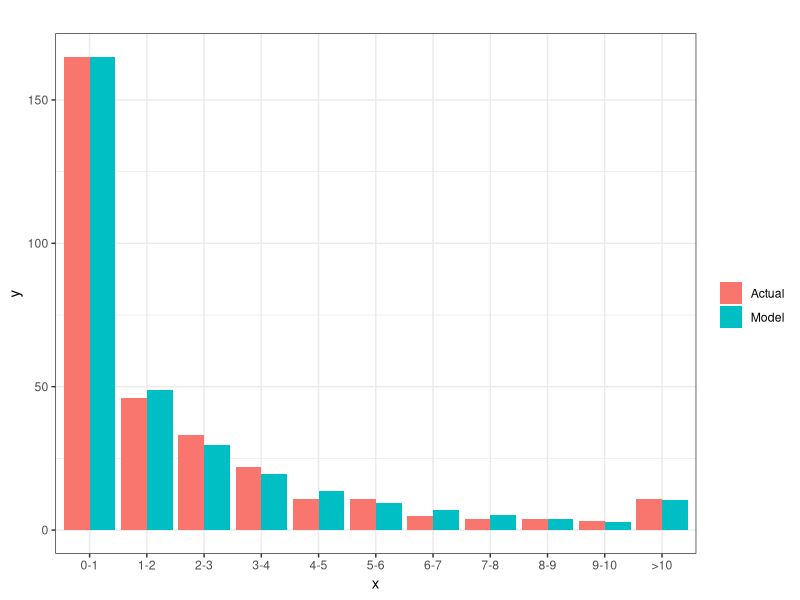

Source code (R):
library(tidyverse)


#War Data from Schmittlen and Morrison 1980

Dropped <- c(165, 46, 33, 22, 11, 11, 5, 4, 4, 3)
Tstart <- c(0:9);
Tend <- Tstart+1;
R = 315-sum(Dropped);

#Create a logsumexp function to avoid computation error
logsumexp <- function (a,b) {
  
  c = pmax(a,b);
  return (c + log(exp(a-c)+exp(b-c))) ;
  
}

logdiffexp <- function (a,b) {
  
  c = pmax(a,b);
  return (c + log(exp(a-c)-exp(b-c))) ;
  
}


Weibull_Exp_LL <- function(par,Tstart,Tend,Dropped,R) {
  
  r=par[1];
  shape=par[2];
  scale=par[3];
  p=par[4];
  t=length(Tend);
  
  #uncensored part
  #Exponential piece
  LL1=log(1-p)+logdiffexp( 
    pexp(Tstart, r, lower = FALSE, log = TRUE),
    pexp(Tend, r, lower = FALSE, log = TRUE));

  #Weibull piece
  LL2=log(p)+logdiffexp( 
    pweibull(Tstart, shape, scale, lower = FALSE, log = TRUE),
    pweibull(Tend, shape, scale, lower = FALSE, log = TRUE));
  
  #combined
  LLu = Dropped*logsumexp(LL1,LL2);
  
  #censored part
  
  #Exponential piece
  LL1=log(1-p)+pexp(Tend[t], r, lower = FALSE, log = TRUE);
    
  #Weibull piece
  LL2=log(p)+pweibull(Tend[t], shape, scale, lower = FALSE, log = TRUE);
  
  #combined
  LLc = R*logsumexp(LL1,LL2);
  
  return (-sum(LLu)-sum(LLc));
}


solution=optim(par=c(2.5,1,2.5,.5),fn=Weibull_Exp_LL,
               Tstart=Tstart,Tend=Tend,Dropped=Dropped,R=R,
               method="L-BFGS-B",
               lower=c(1e-5,1e-5,1e-5,1e-5), upper=c(Inf,Inf,Inf,.999))


###Survival function
WE_exp <- function(par,Tstart,Tend,N) {
  
  r=par[1];
  shape=par[2];
  scale=par[3];
  p=par[4];
  t=length(Tend);
  
  lp1 = log(1-p) + logdiffexp(pexp(Tstart, r, lower = FALSE, log = TRUE),
                                 pexp(Tend, r, lower = FALSE, log = TRUE));
    
  lp2 = log(p) + logdiffexp(pweibull(Tstart, shape, scale, lower = FALSE, log = TRUE),
                            pweibull(Tend, shape, scale, lower = FALSE, log = TRUE));
  
  Exp1 = N*exp(logsumexp(lp1,lp2));
  
  lp3 = log(1-p) + pexp(Tend[t], r, lower = FALSE, log = TRUE);
  lp4 = log(p) + pweibull(Tend[t], shape, scale, lower = FALSE, log = TRUE);

  Exp2 = N*exp(logsumexp(lp3,lp4));
    
  return (c(Exp1, Exp2));
  
}
  
Expected = WE_exp(solution$par,Tstart,Tend,315)

Expected

a1 <- data.frame( value = Expected,
                  type = rep("Model",11))
a2 <- data.frame( value = c(Dropped,315-sum(Dropped)),
                  type = c("Actual"))

result<-data.frame(cbind(
  x=rep(c("0-1","1-2","2-3","3-4","4-5","5-6","6-7","7-8","8-9","9-10",">10"),2),
  rbind(a1,a2)))

result$x2 <- factor(result$x, levels=c("0-1","1-2","2-3","3-4","4-5","5-6","6-7","7-8","8-9","9-10",">10"))

ggplot() + 
  geom_bar(data = result, aes(x = x2, y = value, fill = type), position = "dodge", stat = "identity") +
  labs (title = "", x="x", y="y") +
  theme(plot.title = element_text(hjust = 0.5)) +
  guides(fill=guide_legend(title="")) +
  theme_bw()
